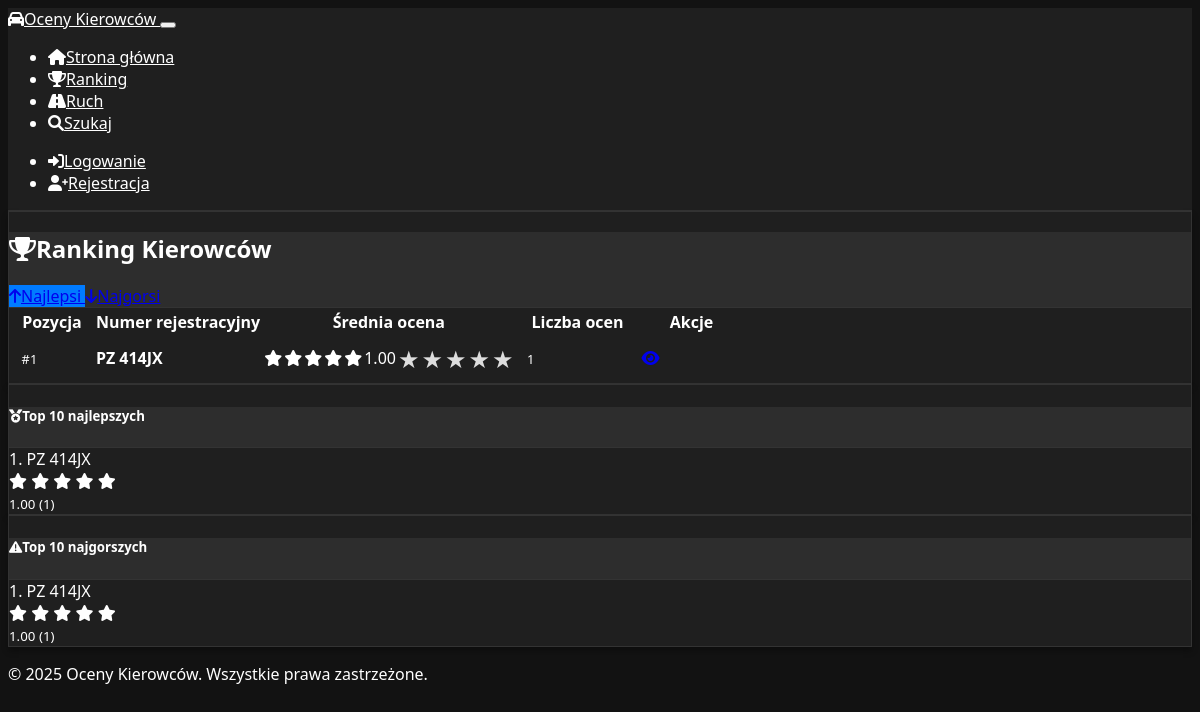
Page /ranking on the committed database.
### models.py (models this page shows, shortened)
class Vehicle(db.Model):
    id = db.Column(db.Integer, primary_key=True)
    license_plate = db.Column(db.String(20), unique=True, nullable=False)
    is_blocked = db.Column(db.Boolean, default=False)
    created_at = db.Column(db.DateTime, default=datetime.utcnow)
    ratings = db.relationship('Rating', backref='vehicle', lazy='dynamic', cascade='all, delete-orphan')
    comments = db.relationship('Comment', backref='vehicle', lazy='dynamic', cascade='all, delete-orphan')

### app.py (the view)
@app.route('/ranking')
def ranking():
    sort_order = request.args.get('sort', 'best')  # best or worst
    vehicles_with_ratings = []
    vehicles = Vehicle.query.all()
    for vehicle in vehicles:
        if vehicle.is_blocked and not is_admin():
            continue
        ratings = Rating.query.filter_by(vehicle_id=vehicle.id).all()
        if ratings:
            avg_rating = sum(r.rating for r in ratings) / len(ratings)
            vehicles_with_ratings.append({
                'vehicle': vehicle,
                'avg_rating': avg_rating,
                'rating_count': len(ratings)
            })
    reverse_order = sort_order == 'best'
    vehicles_with_ratings.sort(key=lambda x: x['avg_rating'],
                               reverse=reverse_order)
    return render_template('ranking.html',
                           vehicles_with_ratings=vehicles_with_ratings,
                           sort_order=sort_order)

### app.py (called while the page is built)
def init_auth(app):
    @app.context_processor
    def inject_auth_functions():
        return {
            'get_current_user': get_current_user,
            'is_logged_in': is_logged_in,
            'is_admin': is_admin
        }

### templates/ranking.html (shortened to what this page needs)
{% extends "base.html" %}
{% block content %}
<div class="row">
    <div class="col-12">
        <div class="card">
            <div class="card-header">
                <div class="d-flex justify-content-between align-items-center">
                    <h2 class="card-title mb-0">
                        <i class="fas fa-trophy me-2"></i>Ranking Kierowców
                    </h2>
                    <div class="btn-group" role="group">
                        <a href="{{ url_for('ranking', sort='best') }}"
                           class="btn btn-{% if sort_order == 'best' %}primary{% else %}outline-primary{% endif %}">
                            <i class="fas fa-arrow-up me-1"></i>Najlepsi
                        </a>
                        <a href="{{ url_for('ranking', sort='worst') }}"
                           class="btn btn-{% if sort_order == 'worst' %}danger{% else %}outline-danger{% endif %}">
                            <i class="fas fa-arrow-down me-1"></i>Najgorsi
                        </a>
                    </div>
                </div>
            </div>
            <div class="card-body">
                {% if vehicles_with_ratings %}
                    <div class="table-responsive">
                        <table class="table table-hover">
                            <thead>
                                <tr>
                                    <th width="80">Pozycja</th>
                                    <th>Numer rejestracyjny</th>
                                    <th width="200">Średnia ocena</th>
                                    <th width="120">Liczba ocen</th>
                                    <th width="100">Akcje</th>
                                </tr>
                            </thead>
                            <tbody>
                                {% for item in vehicles_with_ratings[:50] %}
                                <tr>
                                    <td>
                                        <span class="badge {% if loop.index <= 3 %}bg-warning{% elif loop.index <= 10 %}bg-info{% else %}bg-secondary{% endif %} rounded-pill">
                                            #{{ loop.index }}
                                        </span>
                                    </td>
                                    <td>
                                        <strong>{{ item.vehicle.license_plate }}</strong>
                                    </td>
                                    <td>
                                        <div class="star-rating">
                                            {% for i in range(1, 6) %}
                                                <i class="fas fa-star {% if i <= item.avg_rating %}text-warning{% else %}text-muted{% endif %}"></i>
                                            {% endfor %}
                                            <span class="ms-2 fw-bold">{{ "%.2f"|format(item.avg_rating) }}</span>
                                        </div>
                                    </td>
                                    <td>
                                        <span class="badge bg-primary rounded-pill">{{ item.rating_count }}</span>
                                    </td>
                                    <td>
                                        <a href="{{ url_for('vehicle_detail', license_plate=item.vehicle.license_plate) }}"
                                           class="btn btn-sm btn-outline-primary">
                                            <i class="fas fa-eye"></i>
                                        </a>
                                    </td>
                                </tr>
                                {% endfor %}
                            </tbody>
                        </table>
                    </div>
                {% endif %}
            </div>
        </div>
        {% if vehicles_with_ratings %}
        <div class="row mt-4">
            <div class="col-md-6">
                <div class="card">
                    <div class="card-header bg-success text-white">
                        <h5 class="card-title mb-0">
                            <i class="fas fa-medal me-2"></i>Top 10 najlepszych
                        </h5>
                    </div>
                    <div class="card-body">
                        {% for item in vehicles_with_ratings[:10] if sort_order == 'best' %}
                        <div class="d-flex justify-content-between align-items-center py-2 {% if not loop.last %}border-bottom{% endif %}">
                            <div>
                                <span class="fw-bold">{{ loop.index }}. {{ item.vehicle.license_plate }}</span>
                            </div>
                            <div class="text-end">
                                <div class="star-rating-small">
                                    {% for i in range(1, 6) %}
                                        <i class="fas fa-star {% if i <= item.avg_rating %}text-warning{% else %}text-muted{% endif %}"></i>
                                    {% endfor %}
                                </div>
                                <small class="text-muted">{{ "%.2f"|format(item.avg_rating) }} ({{ item.rating_count }})</small>
                            </div>
                        </div>
                        {% endfor %}
                    </div>
                </div>
            </div>
            <div class="col-md-6">
                <div class="card">
                    <div class="card-header bg-danger text-white">
                        <h5 class="card-title mb-0">
                            <i class="fas fa-exclamation-triangle me-2"></i>Top 10 najgorszych
                        </h5>
                    </div>
                    <div class="card-body">
                        {% if sort_order == 'best' %}
                            {% set worst_vehicles = vehicles_with_ratings|reverse|list %}
                            {% for item in worst_vehicles[:10] %}
                        <div class="d-flex justify-content-between align-items-center py-2 {% if not loop.last %}border-bottom{% endif %}">
                            <div>
                                <span class="fw-bold">{{ loop.index }}. {{ item.vehicle.license_plate }}</span>
                            </div>
                            <div class="text-end">
                                <div class="star-rating-small">
                                    {% for i in range(1, 6) %}
                                        <i class="fas fa-star {% if i <= item.avg_rating %}text-warning{% else %}text-muted{% endif %}"></i>
                                    {% endfor %}
                                </div>
                                <small class="text-muted">{{ "%.2f"|format(item.avg_rating) }} ({{ item.rating_count }})</small>
                            </div>
                        </div>
                            {% endfor %}
                        {% endif %}
                    </div>
                </div>
            </div>
        </div>
        {% endif %}
    </div>
</div>
{% endblock %}

### static/css/style.css (style rules this page uses)
:root { --primary-color: #007bff; --secondary-color: #6c757d; --success-color: #28a745; --danger-color: #dc3545; --warning-color: #ffc107; --info-color: #17a2b8; --dark-color: #343a40; --light-color: #f8f9fa; --star-color: #ffc107; --star-empty: #e9ecef; }
body { background-color: #121212; color: #ffffff; font-family: 'Segoe UI', Tahoma, Geneva, Verdana, sans-serif; }
.card { background-color: #1f1f1f; border: 1px solid #333; box-shadow: 0 4px 6px rgba(0, 0, 0, 0.3); transition: transform 0.2s ease, box-shadow 0.2s ease; }
.card-header { background-color: #2d2d2d; border-bottom: 1px solid #333; color: #ffffff; }
.btn-primary { background-color: var(--primary-color); border-color: var(--primary-color); transition: all 0.2s ease; }
.star-rating { display: inline-flex; align-items: center; gap: 2px; margin: 5px 0; }
.badge { font-size: 0.8rem; padding: 0.4rem 0.6rem; }

### rows in the picture
Vehicle: vehicle.license_plate "PZ 414JX", vehicle.license_plate "PZ 414JX", vehicle.license_plate "PZ 414JX"

### other values in the picture
{{ "%.2f"|format(item.avg_rating) }} "1.00"
{{ item.rating_count }} "1"
